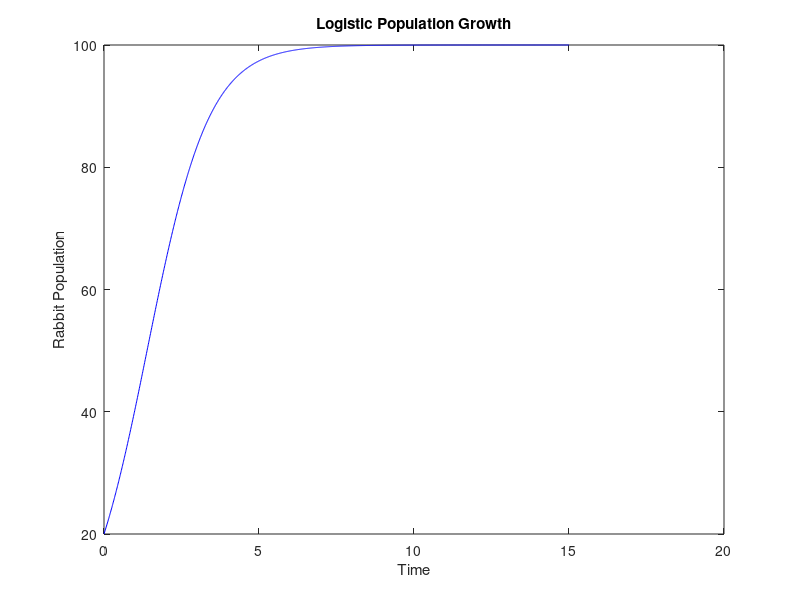

Reproduce this figure in MATLAB. (Note: this script raises an error after producing the figure.)
% Jonathan Plavnik, CMOR220, Fall 2025, Project 2
% project3_population_model.m
% This project is split into two tasks. The first deals with the logistic
% growth model for the rabbit population in the absence of predactors.
% Using given parameters values, Eulers method is used to approx answers.
% For the second part, we solve the predator prey problem with given
% paramaters and compare eulers method to matlabs built in ode45 solver. We
% compare the populations of prey and predator against time then against
% each other, recording how it changes over time and producing a video.
% Last modified: September 30, 2025


disp("Project 3: Population Model");

% Question Ra

% given parameters
K = 100;
r = 1;
delta = 0.01;
t = 0:delta:15; 

f_derivative = @(R) r*R*(1 - R/K);
%input: evalute the value of the derivative at R

R = zeros(1,length(t)); 
% initial population, given
R(1) = 20; 
for i = 1:length(t)-1
    R(i+1) = R(i) + delta*f_derivative(R(i)); % euler step
end

% plot everything
figure(1);
plot(t,R,'b');
xlabel('Time'); 
ylabel('Rabbit Population');
title('Logistic Population Growth'); 


% Question Rb

% given parameters
K = 100;
r = 1;
delta = 0.01;
t = 0:delta:15; 

f_derivative = @(R) r*R*(1 - R/K); % anonymous func for derivative

R = zeros(1,length(t)); 
% initial population, given. This is the only difference from the code for
% Ra.
R(1) = 150; 
for i = 1:n-1
    R(i+1) = R(i) + delta*f_derivative(R(i)); % calculate next x value (R(i+1)) by multiplying delta x (delta) by delta y (derivative = R(i))
end

figure(2);
plot(t,R,'b');
xlabel('Time'); 
ylabel('Rabbit Population');
title('Logistic Population Growth'); 



% Question Rfa

% initial given parameters
k1 = 3; 
k2 = 3e-3; 
k3 = 6e-4; 
k4 = 0.5;

R0 = 1000; 
F0 = 500;

% create anonymous functions for the derivatives
dR = @(R,F) k1*R - k2*R.*F;
dF = @(R,F) k3*R.*F - k4*F;

% our given delta is .01, we create the basic arrays that we will be using
% to calculate the next y value

% initalize necessary code
delta1 = 0.01;
t = 0:delta1:15; 
R_1 = zeros(1,length(t)); 
F_1 = R_1;
R_1(1)=R0;
F_1(1)=F0;

% euler step
for i=1:length(t)-1
    R_1(i+1) = R_1(i) + delta1*dR(R_1(i),F_1(i));
    F_1(i+1) = F_1(i) + delta1*dF(R_1(i),F_1(i));
end

% same as above but with smaller step of delta .001. Expect slightly more
% accurate results.

delta2 = 0.001;
t_2 = 0:delta2:15; 
R_2 = zeros(1,length(t_2)); 
F_2 = R_2;
R_2(1)=R0;
F_2(1)=F0;
for i=1:length(t)-1
    R_2(i+1) = R_2(i) + delta2*dR(R_2(i),F_2(i));
    F_2(i+1) = F_2(i) + delta2*dF(R_2(i),F_2(i));
end

% RFb

% re state the two differential equations for fox and rabbit populations
predprey = @(t,y)[k1*y(1) - k2*y(1)*y(2);
                  k3*y(1)*y(2) - k4*y(2)];
optionss = odeset('RelTol',1e-6); % set tol
[t_45,Y_45] = ode45(predprey,[0 15],[R0 F0], optionss); % use ode45 to solve


% Rfc

% plot the results from ode45 on one figure to compare results
figure(3);
hold on;
plot(t,R_1,'b--',t,F_1,'r--');
plot(t_2,R_2,'b:',t_2,F_2,'r:');
plot(t_45,Y_45(:,1),'b');
plot(t_45,Y_45(:,2),'r');
xlabel('Time'); 
ylabel('Population');
legend('Rabbits (Euler|=0.01)','Foxes (Euler=0.01)', ...
       'Rabbits (Euler=0.001)','Foxes (Euler=0.001)', ...
       'Rabbits (ODE)','Foxes (ODE)');
title('Predator Prey Population Over Time'); 
hold off;


% answer to questions posed in rfc
% I observed that the aprox sols from eulers method were close to sols from
% ode45. Sol from eulers method using delta = 0.001 was closer than 0.01. The overall
% patterns from the graph tell us that a rise in rabbit population led to
% rise in fox population. When number of foxes is too high rabbits begin to
% die off, and less rabbits leads to less foxes. Less foxes leads to more
% rabbits. This cycle repeats.

% RFd + RFe 

video = VideoWriter('LimitCircle.avi');
open(video);

% necessary steps for showing the video


disp(Y_45);

figure(4);

% plot all the points comparing rabbit pop and fox pop along Y_45 for time
% from t = 0 to t = 15.
for i=1:length(t_45)
    plot(Y_45(1:i,1),Y_45(1:i,2),'-', 'Color', 'w');
    xlabel('Rabbit Population'); 
    ylabel('Fox Population');
    title("Rabbits vs Foxes (Time: " + 15 * i/length(t_45)+ ")"); % change title for time
    axis([0 max(Y_45(:,1)) 0 max(Y_45(:,2))]); % give bounds for the axixes of the graph
    writeVideo(video, getframe(gcf));
end
close(video);

% answer to questions for rfd
% I observd the same relationship that we saw previously when comparing both rabbit
% and foxes populations. The cycle of increasing rabbit population leading
% to increased fox, then rabbit population decreases, then foxes, then
% rabbit increases once again. This relates to the figure we produced in
% part c because instead of plotting both of the populations against time
% we plot against each other. This led to the same pattern being observed.